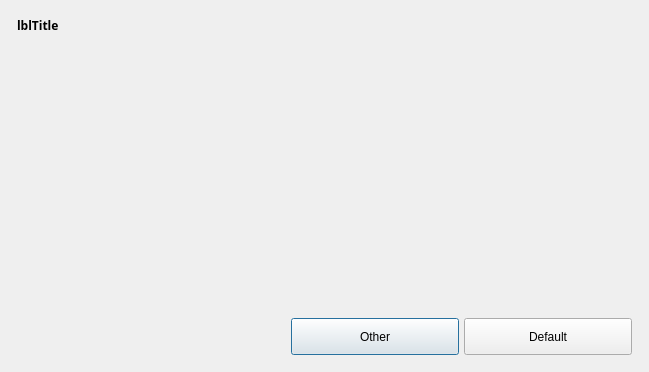
<?xml version="1.0" encoding="UTF-8"?>
<ui version="4.0">
 <class>Dialog</class>
 <widget class="QDialog" name="Dialog">
  <property name="geometry">
   <rect>
    <x>0</x>
    <y>0</y>
    <width>649</width>
    <height>372</height>
   </rect>
  </property>
  <property name="windowTitle">
   <string>Dialog</string>
  </property>
  <property name="autoFillBackground">
   <bool>false</bool>
  </property>
  <layout class="QVBoxLayout" name="verticalLayout_2">
   <item>
    <widget class="QFrame" name="frContainer">
     <property name="frameShape">
      <enum>QFrame::NoFrame</enum>
     </property>
     <property name="frameShadow">
      <enum>QFrame::Raised</enum>
     </property>
     <layout class="QVBoxLayout" name="verticalLayout">
      <property name="spacing">
       <number>0</number>
      </property>
      <property name="margin">
       <number>6</number>
      </property>
      <item>
       <layout class="QHBoxLayout" name="DialogTitle">
        <property name="bottomMargin">
         <number>5</number>
        </property>
        <item>
         <widget class="QLabel" name="lblTitle">
          <property name="sizePolicy">
           <sizepolicy hsizetype="Preferred" vsizetype="Preferred">
            <horstretch>0</horstretch>
            <verstretch>0</verstretch>
           </sizepolicy>
          </property>
          <property name="maximumSize">
           <size>
            <width>16777215</width>
            <height>45</height>
           </size>
          </property>
          <property name="font">
           <font>
            <family>Century Gothic</family>
            <weight>75</weight>
            <bold>true</bold>
           </font>
          </property>
          <property name="text">
           <string>lblTitle</string>
          </property>
         </widget>
        </item>
       </layout>
      </item>
      <item>
       <layout class="QHBoxLayout" name="horizontalLayout">
        <item>
         <spacer name="verticalSpacer">
          <property name="orientation">
           <enum>Qt::Vertical</enum>
          </property>
          <property name="sizeHint" stdset="0">
           <size>
            <width>20</width>
            <height>40</height>
           </size>
          </property>
         </spacer>
        </item>
       </layout>
      </item>
      <item>
       <layout class="QHBoxLayout" name="DialogButtons">
        <property name="topMargin">
         <number>5</number>
        </property>
        <item>
         <spacer name="ButtonAlignSpacer">
          <property name="orientation">
           <enum>Qt::Horizontal</enum>
          </property>
          <property name="sizeHint" stdset="0">
           <size>
            <width>40</width>
            <height>20</height>
           </size>
          </property>
         </spacer>
        </item>
        <item>
         <widget class="QPushButton" name="btnCancel">
          <property name="enabled">
           <bool>true</bool>
          </property>
          <property name="minimumSize">
           <size>
            <width>168</width>
            <height>37</height>
           </size>
          </property>
          <property name="maximumSize">
           <size>
            <width>168</width>
            <height>37</height>
           </size>
          </property>
          <property name="text">
           <string>Other</string>
          </property>
          <property name="default">
           <bool>false</bool>
          </property>
         </widget>
        </item>
        <item>
         <spacer name="ButtonsSpacer">
          <property name="orientation">
           <enum>Qt::Horizontal</enum>
          </property>
          <property name="sizeType">
           <enum>QSizePolicy::Fixed</enum>
          </property>
          <property name="sizeHint" stdset="0">
           <size>
            <width>5</width>
            <height>20</height>
           </size>
          </property>
         </spacer>
        </item>
        <item>
         <widget class="QPushButton" name="btnOK">
          <property name="enabled">
           <bool>true</bool>
          </property>
          <property name="minimumSize">
           <size>
            <width>168</width>
            <height>37</height>
           </size>
          </property>
          <property name="maximumSize">
           <size>
            <width>168</width>
            <height>37</height>
           </size>
          </property>
          <property name="text">
           <string>Default</string>
          </property>
          <property name="default">
           <bool>false</bool>
          </property>
         </widget>
        </item>
       </layout>
      </item>
     </layout>
    </widget>
   </item>
  </layout>
 </widget>
 <resources/>
 <connections/>
</ui>
